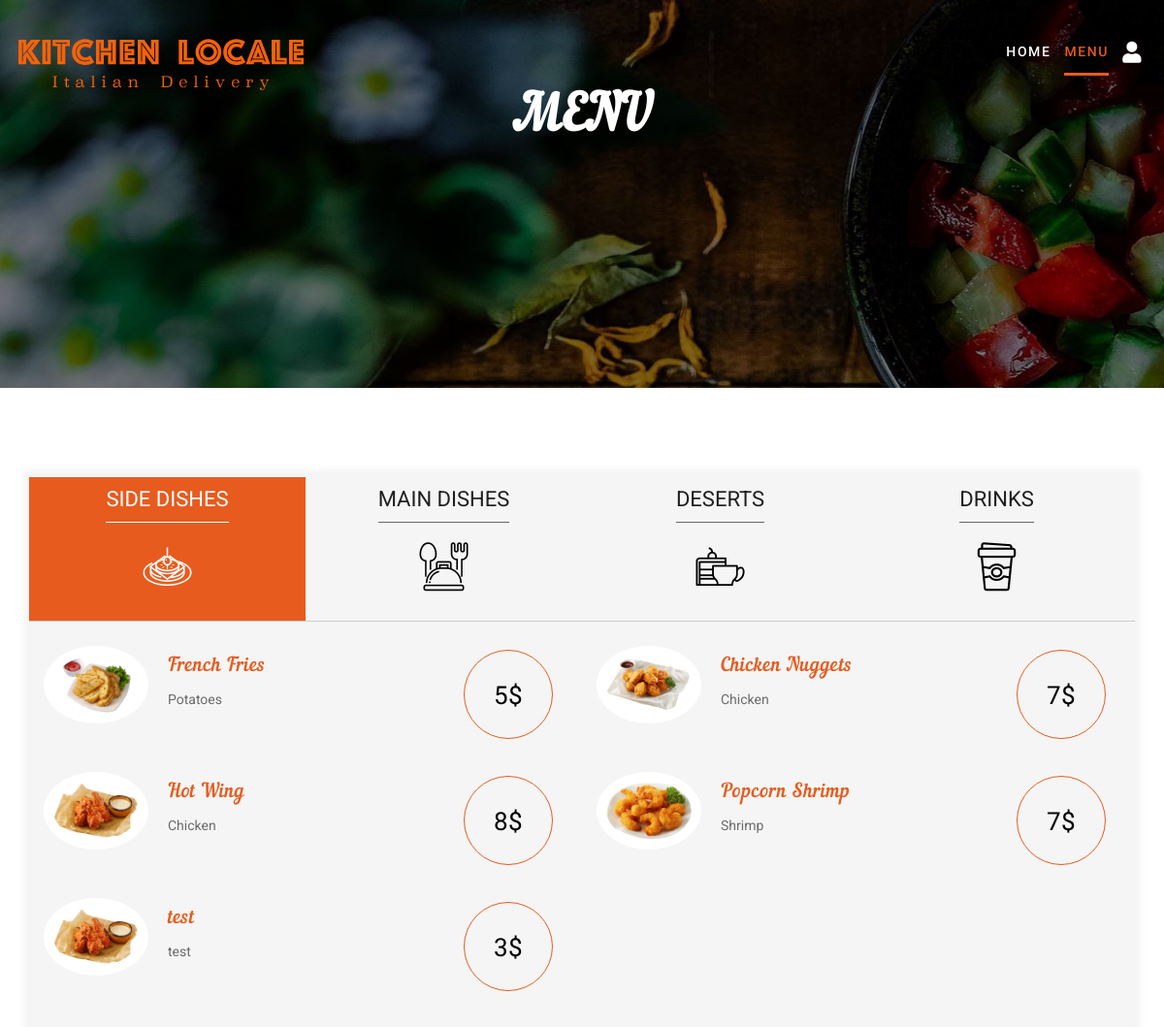
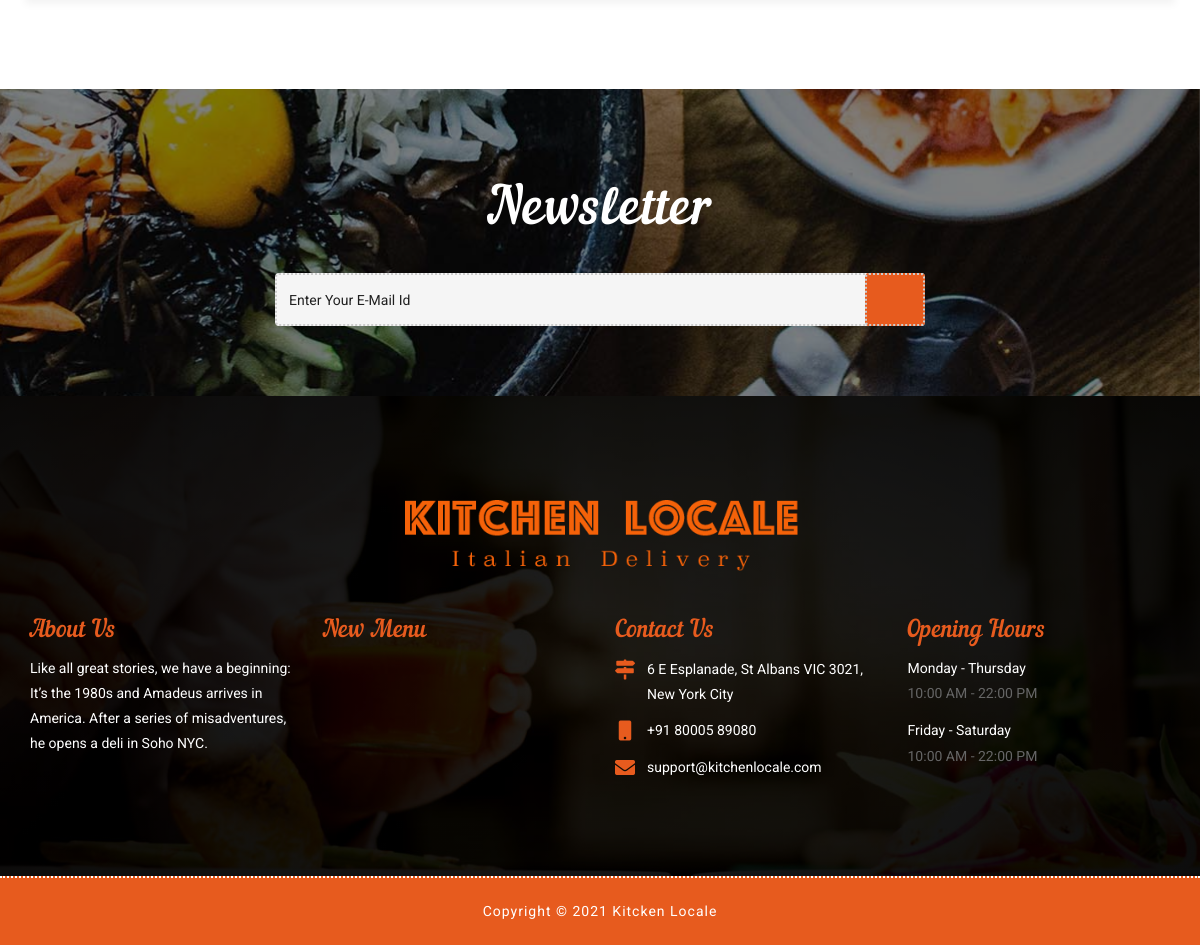
Page /menu.php on the committed database (2 pictures, top to bottom).
### tables this page shows
CREATE TABLE `menu` (
  `menu_id` int(11) NOT NULL,
  `menu_name` varchar(50) NOT NULL,
  `category` varchar(50) NOT NULL,
  `ingredient` varchar(100) DEFAULT NULL,
  `menu_price` float NOT NULL,
  `menu_pic` varchar(500) NOT NULL
);

### classes/database.php (called while the page is built, shortened)
<?php
   class Database{
        private $servername = "localhost";
        private $username = "root";
        private $password = "root";
        private $database = "portfolio";
        public function __construct(){
            $this->conn = new mysqli($this->servername, $this->username,$this->password,$this->database);
            if($this->conn->connect_error)
            {
                die("Connection failed: " .$this->database. ":" .$this->conn->connect_error);
            }
            else
            {
                return $this->conn;
            }
        }
   }
?>

### classes/user.php (called while the page is built, shortened)
<?php
require_once "database.php";
class User extends Database{
        public function get_MmenuData(){
            $sql = "SELECT * FROM menu WHERE category = 'Main'";
            $result = $this->conn->query($sql);
            while($row = $result->fetch_assoc())
            {
                $menuData[] = $row;
            }
            return $menuData;
        }
        public function get_SmenuData(){
            $sql = "SELECT * FROM menu WHERE category = 'Side'";
            $result = $this->conn->query($sql);
            while($row = $result->fetch_assoc())
            {
                $menuData[] = $row;
            }
            return $menuData;
        }
}
?>

### menu.php (the view, shortened to what this page needs)
<!DOCTYPE html>
<html lang="en">
<head>
    <link rel="stylesheet" href="css/bootstrap.min.css">
    <link rel="stylesheet" href="css/style.css">
    <link rel="stylesheet" href="css/responsive.css">
    <link id="changeable-colors" rel="stylesheet" href="css/colors/orange.css" />
    <link rel="stylesheet" href="https://cdnjs.cloudflare.com/ajax/libs/font-awesome/5.15.4/css/all.min.css" />
</head>
<?php
    require "classes/user.php";
    $user = new User();
    $main = $user -> get_MmenuData();
    $side = $user -> get_SmenuData();
    $status = $_SESSION["status"];
?>
<body>
   <div id="site-header">
        <header id="header" class="header-block-top">
            <div class="container">
                <div class="row">
                    <div class="main-menu">
                        <nav class="navbar navbar-default" id="mainNav">
                            <div class="navbar-header">
                                <div class="logo">
                                    <a class="navbar-brand js-scroll-trigger logo-header" href="#">
                                      <img src="images/logo-locale.png" alt="" style="width: 300px;">
                                    </a>
                                </div>
                            </div>
                            <div id="navbar" class="navbar-collapse collapse">
                                <ul class="nav navbar-nav navbar-right">
                                    <li><a href="home.php">Home</a></li>
                                    <li class="active"><a href="menu.php">Menu</a></li>
                    <?php   if($status == "U"){?>
                                    <li><a href="cart.php" style="font-size: 22px;"><i class="fas fa-shopping-cart"></i></a></li>
                                    <li><a href="profile.php" style="font-size: 22px;"><i class="fas fa-user"></i></a></li>
                    <?php   }elseif($status == "A"){?>
                                    <li><a href="admin/orders.php" style="font-size: 22px;"><i class="fas fa-cog"></i></a></li>
                    <?php   }else{?>
                                    <li><a href="login.php" style="font-size: 22px;"><i class="fas fa-user"></i></a></li>
                    <?php   }?>
                                </ul>
                            </div>
                        </nav>
                    </div>
                </div>
            </div>
        </header>
    </div>
    <div class="team-main parallax pad-top-100" style="height: 400px;">
        <div class="container">
            <div class="row">
                <div class="col-lg-12 col-md-12 col-sm-12 col-xs-12">
                    <div class="wow fadeIn" data-wow-duration="1s" data-wow-delay="0.1s">
                        <h2 class="block-title text-center">
						MENU
					</h2>
                    </div>
                </div>
            </div>
        </div>
    </div>
    <div id="menu" class="menu-main pad-top-100 pad-bottom-100">
        <div class="container">
            <div class="row">
                <div class="col-lg-12 col-md-12 col-sm-12 col-xs-12">
                    <div class="tab-menu">
                        <div class="slider slider-nav">
                            <div class="tab-title-menu">
                                <h2>SIDE DISHES</h2>
                                <p> <i class="flaticon-canape"></i> </p>
                            </div>
                            <div class="tab-title-menu">
                                <h2>MAIN DISHES</h2>
                                <p> <i class="flaticon-dinner"></i> </p>
                            </div>
                            <div class="tab-title-menu">
                                <h2>DESERTS</h2>
                                <p> <i class="flaticon-desert"></i> </p>
                            </div>
                            <div class="tab-title-menu">
                                <h2>DRINKS</h2>
                                <p> <i class="flaticon-coffee"></i> </p>
                            </div>
                        </div>
                        <div class="slider slider-single">
                            <div>
                                <?php foreach($side as $menuD){?>
                                    <a href="actions/add-to-cart.php?menu_id=<?=$menuD['menu_id']?>">
                                        <div class="col-lg-6 col-md-6 col-sm-12 col-xs-12 ">
                                            <div class="offer-item" style="height: 100px;">
                                                <img src="images/menu_pictures/<?=$menuD['menu_pic']?>" alt="" class="img-responsive">
                                                <div>
                                                    <h3><?=$menuD["menu_name"]?></h3>
                                                    <p>
                                                        <?=$menuD["ingredient"]?>
                                                    </p>
                                                </div>
                                                <span class="offer-price"> <?=$menuD["menu_price"]?>$</span>
                                            </div>
                                        </div>
                                    </a>
                                <?php }?>
                            </div>
                        </div>
                    </div>
                </div>
            </div>
        </div>
    </div>
    <div id="footer" class="footer-main">
        <div class="footer-news pad-top-100 pad-bottom-70 parallax">
            <div class="container">
                <div class="row">
                    <div class="col-lg-12 col-md-12 col-sm-12 col-xs-12">
                        <div class="wow fadeIn" data-wow-duration="1s" data-wow-delay="0.1s">
                            <h2 class="ft-title color-white text-center"> Newsletter </h2>
                        </div>
                        <form>
                            <input type="email" placeholder="Enter your e-mail id">
                            <a href="#" class="orange-btn"><i class="fa fa-paper-plane-o" aria-hidden="true"></i></a>
                        </form>
                    </div>
                </div>
            </div>
        </div>
        <div class="footer-box pad-top-70">
            <div class="container">
                <div class="row">
                    <div class="footer-in-main">
                        <div class="footer-logo">
                            <div class="text-center">
                                <img src="images/logo-locale.png" alt="" style="width: 400px;">
                            </div>
                        </div>
                        <div class="col-lg-3 col-md-3 col-sm-6 col-xs-12">
                            <div class="footer-box-a">
                                <h3>About Us</h3>
                                <p>Like all great stories, we have a beginning: It’s the 1980s and Amadeus arrives in America. After a series of misadventures,
                             he opens a deli in Soho NYC. </p>
                                <ul class="socials-box footer-socials pull-left">
                                    <li>
                                        <a href="#">
                                            <div class="social-circle-border"><i class="fa  fa-facebook"></i></div>
                                        </a>
                                    </li>
                                    <li>
                                        <a href="#">
                                            <div class="social-circle-border"><i class="fa fa-twitter"></i></div>
                                        </a>
                                    </li>
                                    <li>
                                        <a href="#">
                                            <div class="social-circle-border"><i class="fa fa-google-plus"></i></div>
                                        </a>
                                    </li>
                                    <li>
                                        <a href="#">
                                            <div class="social-circle-border"><i class="fa fa-pinterest"></i></div>
                                        </a>
                                    </li>
                                    <li>
                                        <a href="#">
                                            <div class="social-circle-border"><i class="fa fa-linkedin"></i></div>
                                        </a>
                                    </li>
                                </ul>
                            </div>
                        </div>
                        <div class="col-lg-3 col-md-3 col-sm-6 col-xs-12">
                            <div class="footer-box-b">
                                <h3>New Menu</h3>
                            </div>
                        </div>
                        <div class="col-lg-3 col-md-3 col-sm-6 col-xs-12">
                            <div class="footer-box-c">
                                <h3>Contact Us</h3>
                                <p>
                                    <i class="fa fa-map-signs" aria-hidden="true"></i>
                                    <span>6 E Esplanade, St Albans VIC 3021, New York City</span>
                                </p>
                                <p>
                                    <i class="fa fa-mobile" aria-hidden="true"></i>
                                    <span>
									+91 80005 89080
								</span>
                                </p>
                                <p>
                                    <i class="fa fa-envelope" aria-hidden="true"></i>
                                    <span>support@kitchenlocale.com</span>
                                </p>
                            </div>
                        </div>
                        <div class="col-lg-3 col-md-3 col-sm-6 col-xs-12">
                            <div class="footer-box-d">
                                <h3>Opening Hours</h3>
                                <ul>
                                    <li>
                                        <p>Monday - Thursday </p>
                                        <span> 10:00 AM - 22:00 PM</span>
                                    </li>
                                    <li>
                                        <p>Friday - Saturday </p>
                                        <span>  10:00 AM - 22:00 PM</span>
                                    </li>
                                </ul>
                            </div>
                        </div>
                    </div>
                </div>
            </div>
            <div id="copyright" class="copyright-main">
                <div class="container">
                    <div class="row">
                        <div class="col-lg-12 col-md-12 col-sm-12 col-xs-12">
                            <h6 class="copy-title"> Copyright &copy; 2021 Kitcken Locale</h6>
                        </div>
                    </div>
                </div>
            </div>
        </div>
    </div>
</body>
</html>

### css/responsive.css (style rules this page uses)
@media (max-width: 1240px) { .main-menu nav li a { margin: 0 7px; } }

### css/colors/orange.css (style rules this page uses)
.main-menu .navbar-default .navbar-nav .active a { color: #e75b1e; }
.main-menu nav li a::after { background: #e75b1e; }
.block-title { color: #e75b1e; }
.offer-item div h3 { color: #e75b1e; }
.tab-menu .is-active { background: #e75b1e; }
.offer-item .offer-price { border: 1px solid #e75b1e; }
.footer-news form a { background: #e75b1e; }
.footer-box-a h3 { color: #e75b1e; }
.footer-box-b h3 { color: #e75b1e; }
.footer-box-c h3 { color: #e75b1e; }
.footer-box-d h3 { color: #e75b1e; }
.footer-box-c p i { color: #e75b1e; }
.copyright-main { background: #e75b1e; }

### rows in the picture
menu: menu_pic (picture), menu_name "French Fries", ingredient "Potatoes", menu_price "5"
menu: menu_pic (picture), menu_name "Chicken Nuggets", ingredient "Chicken", menu_price "7"
menu: menu_pic (picture), menu_name "Hot Wing", ingredient "Chicken", menu_price "8"
menu: menu_pic (picture), menu_name "Popcorn Shrimp", ingredient "Shrimp", menu_price "7"
menu: menu_pic (picture), menu_name "test", ingredient "test", menu_price "3"
